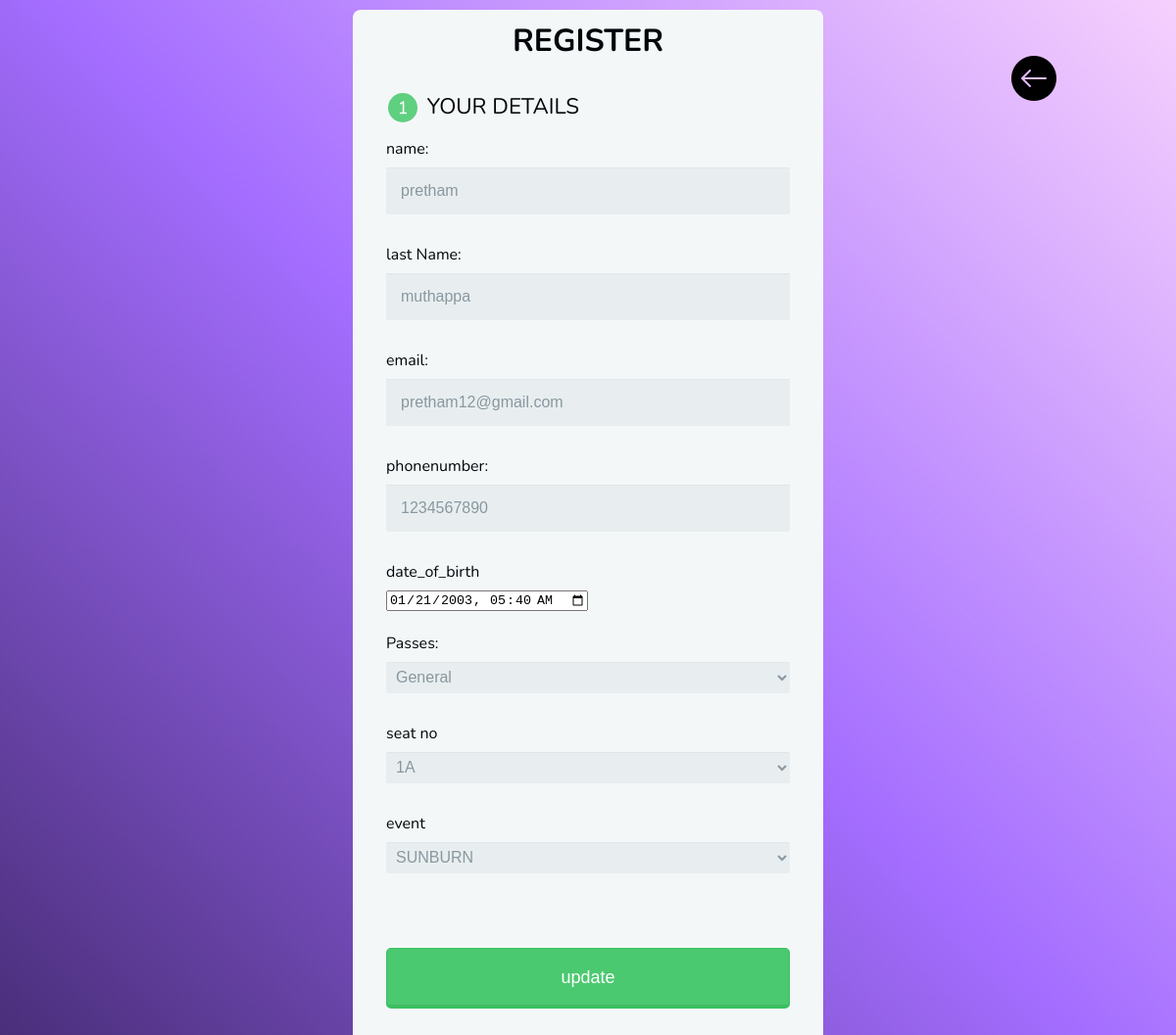
Screenshot of /update/1 with the database file from the repository.
### app.py (models this page shows, shortened)
class user(db.Model):
    sno = db.Column(db.Integer, primary_key=True)
    name = db.Column(db.String(100), nullable=False)
    last_name=db.Column(db.String(100),nullable=False)
    email = db.Column(db.String(100), nullable=False)
    phonenumber = db.Column(db.Integer,nullable=False)
    date_of_birth = db.Column(db.Integer, nullable=False)
    passes = db.Column(db.String(100), nullable=False)
    seat = db.Column(db.String(100), nullable=False)
    events = db.Column(db.String(100), nullable=False)

### app.py (the view, shortened to what this page needs)
@app.route('/update/<int:sno>', methods=['GET', 'POST'])
def update(sno):
    eventhive = user.query.filter_by(sno=sno).first()
    return render_template('update.html', eventhive=eventhive)

### templates/update.html (shortened to what this page needs)
<html>
    <head>
        <link rel="stylesheet" href="https://codepen.io/gymratpacks/pen/VKzBEp#0">
        <link rel="stylesheet" href="/static/style.css">
    </head>
    <body>
      <div class="row">
    <div class="col-md-12">
      <form  action="/update/{{eventhive.sno}}" method="POST">
        <h1> REGISTER </h1>
        <fieldset>
          <legend><span class="number">1</span> YOUR DETAILS</legend>
          <label for="name">name:</label>
          <input type="text" id="name" name="name" value="{{eventhive.name}}">
          <label for="last_name">last Name:</label>
          <input type="text" id="last_name" name="last_name" value="{{eventhive.last_name}}">
          <label for="email">email:</label>
          <input type="email" id="email" name="email" value="{{eventhive.email}}">
          <label for="phonenumber">phonenumber:</label>
          <input type="number" id="phonenumber"  name="phonenumber" value="{{eventhive.phonenumber}}">
          <label for="date_of_birth">date_of_birth</label>
          <input type="datetime-local" id="date_of_birth"  name="date_of_birth" value="{{eventhive.date_of_birth}}"> <br>
            <br>
          <label for="passes">Passes:</label>
          <select  id="passes" name="passes" value="{{eventhive.passes}}">
          <option value="general">General</option>
          </select>
        <label for="seat">seat no</label>
       <select id="seat" name="seat" value="{{eventhive.seat}}">
        <option value="1A">1A</option>
       </select>
           <br>
            <label for="events">event</label>
          <select id="events" name="events" value="{{eventhive.events}}">
            <optgroup label="ongoing events">
              <option value="SUNBURN">SUNBURN</option>
            </optgroup>
         <br>
              <input type="hidden" id="pas" value="pas" name="pas"><label for="pas" class="light"></label><br>
        </fieldset>
        <fieldset>
          <button type="submit">update</button>
       </form>
        </div>
      </div>
      <div>
        <a href="/table"><img style="position: absolute; top: 5%; right: 10%;" src="/static/back-arrow-50.png" alt="back"></a>
      </div>
    </body>
  </html>
</body>
</html>

### static/style.css (style rules this page uses)
*, *:before, *:after { -moz-box-sizing: border-box; -webkit-box-sizing: border-box; box-sizing: border-box; }
body { font-family: 'Nunito', sans-serif; color: #00060a; background:linear-gradient(45deg, #462c75, #A46DFF, #F6D1FD); }
form { max-width: 300px; margin: 10px auto; padding: 10px 20px; background: #f4f7f8; border-radius: 8px; }
h1 { margin: 0 0 30px 0; text-align: center; }
input[type="text"], input[type="password"], input[type="date"], input[type="datetime"], input[type="email"], input[type="number"], input[type="search"], input[type="tel"], input[type="time"], input[type="url"], textarea, select { background: rgba(10, 10, 10, 0.1); border: none; font-size: 16px; height: auto; margin: 0; outline: 0; padding: 15px; width: 100%; background-color: #e8eeef; color: #8a97a0; box-shadow: 0 1px 0 rgba(0,0,0,0.03) inset; margin-bottom: 30px; }
select { padding: 6px; height: 32px; border-radius: 2px; }
button { padding: 19px 39px 18px 39px; color: #FFF; background-color: #4bc970; font-size: 18px; text-align: center; font-style: normal; border-radius: 5px; width: 100%; border: 1px solid #3ac162; border-width: 1px 1px 3px; box-shadow: 0 -1px 0 rgba(12, 12, 12, 0.1) inset; margin-bottom: 10px; }
fieldset { margin-bottom: 30px; border: none; }
legend { font-size: 1.4em; margin-bottom: 10px; }
label { display: block; margin-bottom: 8px; }
.number { background-color: #5fcf80; color: #fff; height: 30px; width: 30px; display: inline-block; font-size: 0.8em; margin-right: 4px; line-height: 30px; text-align: center; text-shadow: 0 1px 0 rgba(255,255,255,0.2); border-radius: 100%; }
@media screen and (min-width: 480px) { form { max-width: 480px; } }

### rows the page displays
user: name "pretham", last_name "muthappa", email "pretham12@gmail.com", phonenumber "1234567890", date_of_birth "01/21/2003 05:40", passes "General", seat "1A", events "SUNBURN"
